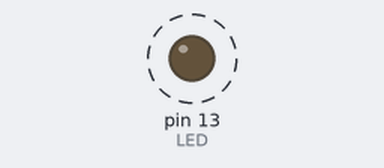
This sketch was run on a simulated Arduino Uno, built with avr-gcc and run on an emulated ATmega328P. On the bench: output pins drawn as LEDs (lit = HIGH). Dashed ring = blinking. What the sketch prints to the serial monitor is not drawn.

Above: at 0.03 s.
Timing chart, 0 to 3.0 s (numbered marks = the images above):
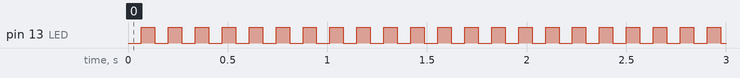

The sketch:

tarefa3.ino
```cpp
#include <stdint.h>

#define LED 13

uint32_t key[] = { 1, 2, 3, 4 };
uint32_t v[]   = { 10, 20 };

void encipher(unsigned int num_rounds, uint32_t v[2], uint32_t const key[4])
{
    unsigned int i;
    uint32_t v0 = v[0], v1 = v[1], sum = 0, delta = 0x9E3779B9;
    for (i=0; i < num_rounds; i++)
    {
        v0 += (((v1 << 4) ^ (v1 >> 5)) + v1) ^ (sum + key[sum & 3]);
        sum += delta;
        v1 += (((v0 << 4) ^ (v0 >> 5)) + v0) ^ (sum + key[(sum>>11) & 3]);
    }
    v[0] = v0; v[1] = v1;
}

void decipher(unsigned int num_rounds, uint32_t v[2], uint32_t const key[4])
{
    unsigned int i;
    uint32_t v0=v[0], v1=v[1], delta=0x9E3779B9, sum=delta*num_rounds;
    for (i=0; i < num_rounds; i++)
    {
        v1 -= (((v0 << 4) ^ (v0 >> 5)) + v0) ^ (sum + key[(sum>>11) & 3]);
        sum -= delta;
        v0 -= (((v1 << 4) ^ (v1 >> 5)) + v1) ^ (sum + key[sum & 3]);
    }
    v[0]=v0; v[1]=v1;
}

void setup ()
{
    pinMode(LED, OUTPUT);
    Serial.begin(9600);
}

void loop ()
{
    {
        static int led = 0;
        digitalWrite(LED, led=!led);
    }

    unsigned long t1 = millis();

    Serial.print("antes: ");
        Serial.print(v[0]);
        Serial.print(" ");
        Serial.println(v[1]);

    encipher(32, v, key);

    Serial.print("durante: ");
        Serial.print(v[0]);
        Serial.print(" ");
        Serial.println(v[1]);

    decipher(32, v, key);

    Serial.print("depois: ");
        Serial.print(v[0]);
        Serial.print(" ");
        Serial.println(v[1]);

    unsigned long t2 = millis();
    Serial.println(t2-t1);
}
```

Measured:
- by itself, pin 13 (LED): alternates HIGH for 0.07 s and LOW for 0.07 s
